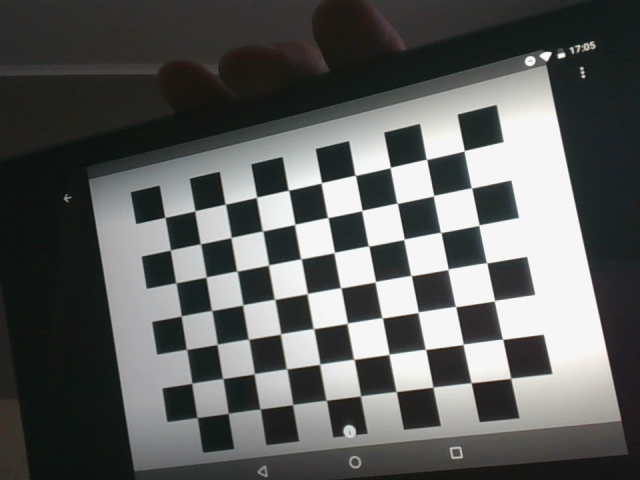
#> input picture 2021-2학기/산업 컴퓨터비전 실제/실습 자료/11주차/camera_cali/img_00.png, 640 x 480 px
$ python '6주차 과제3.py' --path '../../실습 자료/11주차/camera_cali/img_00.png'
#> lines starting #> are read from the running program, lines starting #| are printed output that depends on the picture
import cv2
import random
import numpy as np
import argparse
import random
import matplotlib.pyplot as plt

parser = argparse.ArgumentParser()
parser.add_argument('--path', default="C:/Users/user/PycharmProjects/test1/image/image_Peppers512rgb.png")
#parser.add_argument('--path', default="C:/Users/user/PycharmProjects/test1/image/image_House256rgb.png")
params = parser.parse_args()


# gray, binary 이미지
img = cv2.imread(params.path, 0).astype(np.float32) / 255
#> img: shape (480, 640) float32; min 0.0471, max 0.969, mean 0.367

# DFT를 이용하여 주파수 도메인으로 변환
dft = cv2.dft(img, flags=cv2.DFT_COMPLEX_OUTPUT)
shifted = np.fft.fftshift(dft, axes=[0, 1])
magnitude = cv2.magnitude(shifted[:, :, 0], shifted[:, :, 1])
magnitude = np.log(magnitude)
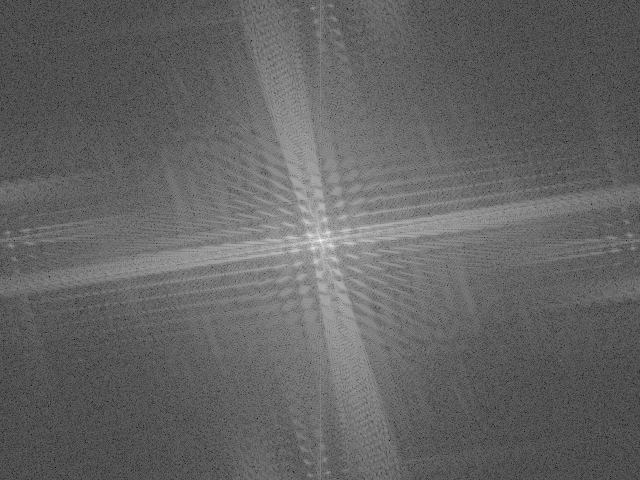
#> magnitude: shape (480, 640) float32; min -5.28, max 11.63, mean 1.37; drawn with min black and max white

plt.axis('off')
plt.imshow(magnitude, cmap='gray')
#plt.tight_layout(True)
plt.show()


# Diameter 및 Filter 종류 입력
Diameter = int(input("Diameter : "))
#> the answer given: 3
#> (the run stopped early here; a loop or call above may not have finished)

$ run again, on 2021-2학기/산업 컴퓨터비전 실제/실습 자료/11주차/camera_cali/img_02.png
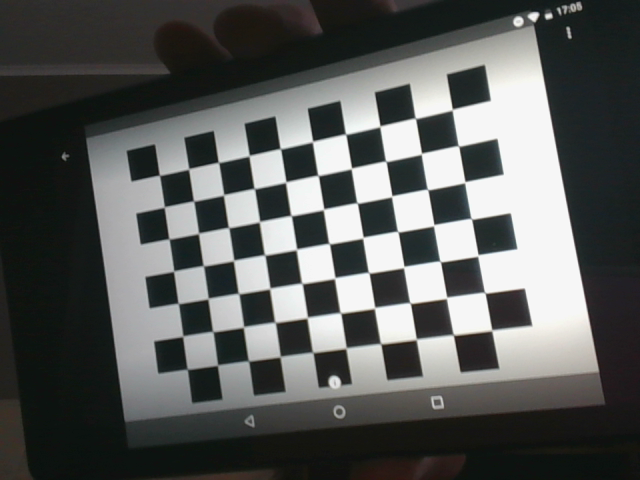
#> input picture 2021-2학기/산업 컴퓨터비전 실제/실습 자료/11주차/camera_cali/img_02.png, 640 x 480 px
#> `magnitude = np.log(magnitude)`:
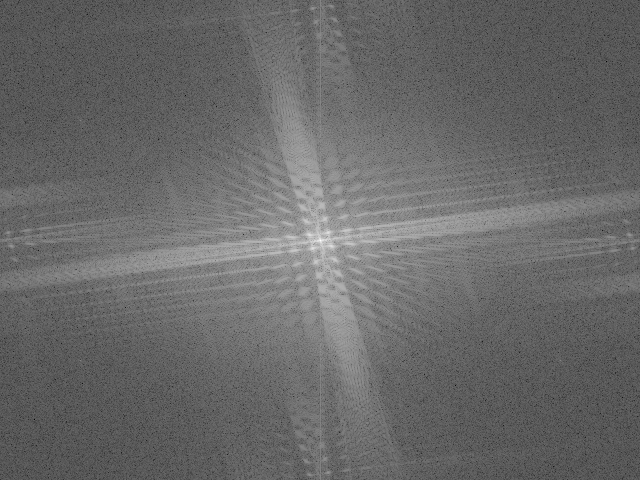
#> magnitude: shape (480, 640) float32; min -6.12, max 11.59, mean 1.18; drawn with min black and max white

$ run again, on 2021-2학기/산업 컴퓨터비전 실제/실습 자료/11주차/camera_cali/img_03.png
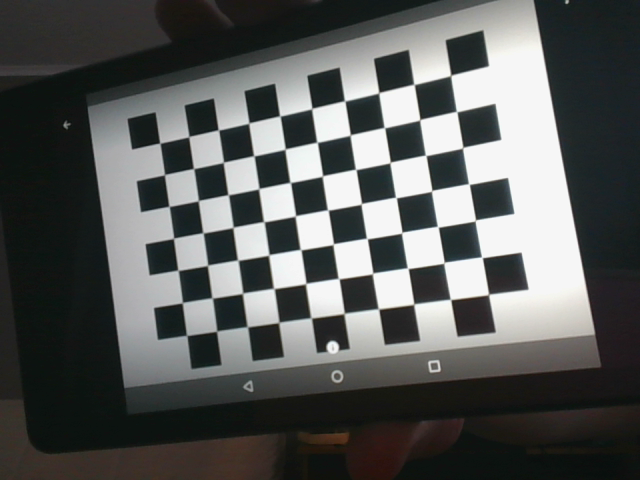
#> input picture 2021-2학기/산업 컴퓨터비전 실제/실습 자료/11주차/camera_cali/img_03.png, 640 x 480 px
#> `magnitude = np.log(magnitude)`:
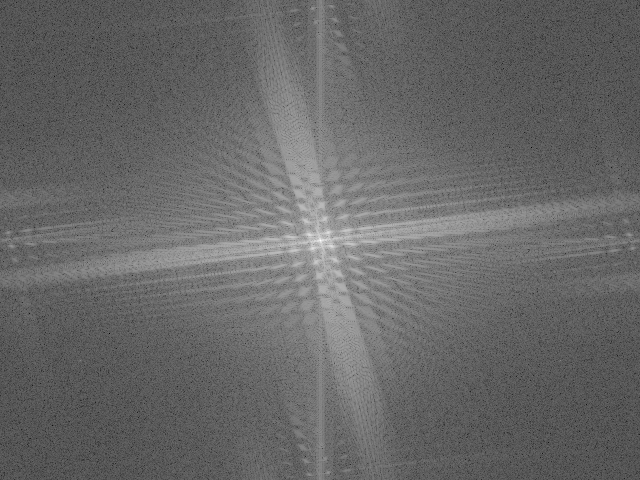
#> magnitude: shape (480, 640) float32; min -5.95, max 11.59, mean 1.2; drawn with min black and max white

$ run again, on 2021-2학기/산업 컴퓨터비전 실제/실습 자료/11주차/camera_cali/img_04.png
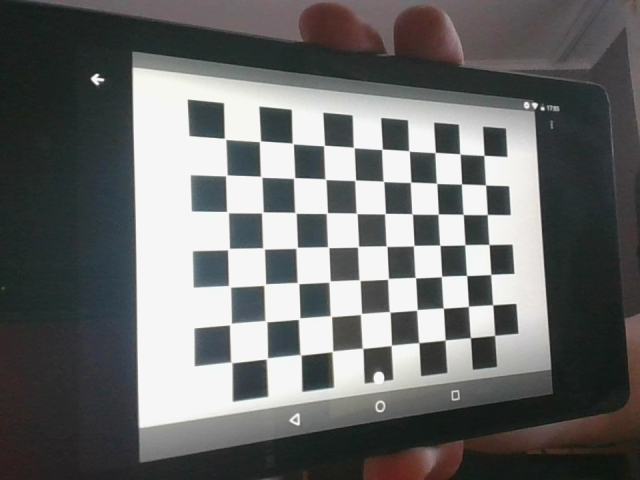
#> input picture 2021-2학기/산업 컴퓨터비전 실제/실습 자료/11주차/camera_cali/img_04.png, 640 x 480 px
#> `magnitude = np.log(magnitude)`:
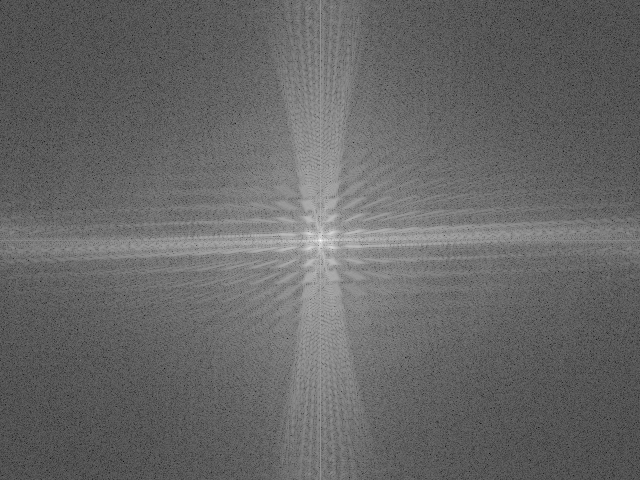
#> magnitude: shape (480, 640) float32; min -5.58, max 11.77, mean 1.44; drawn with min black and max white
